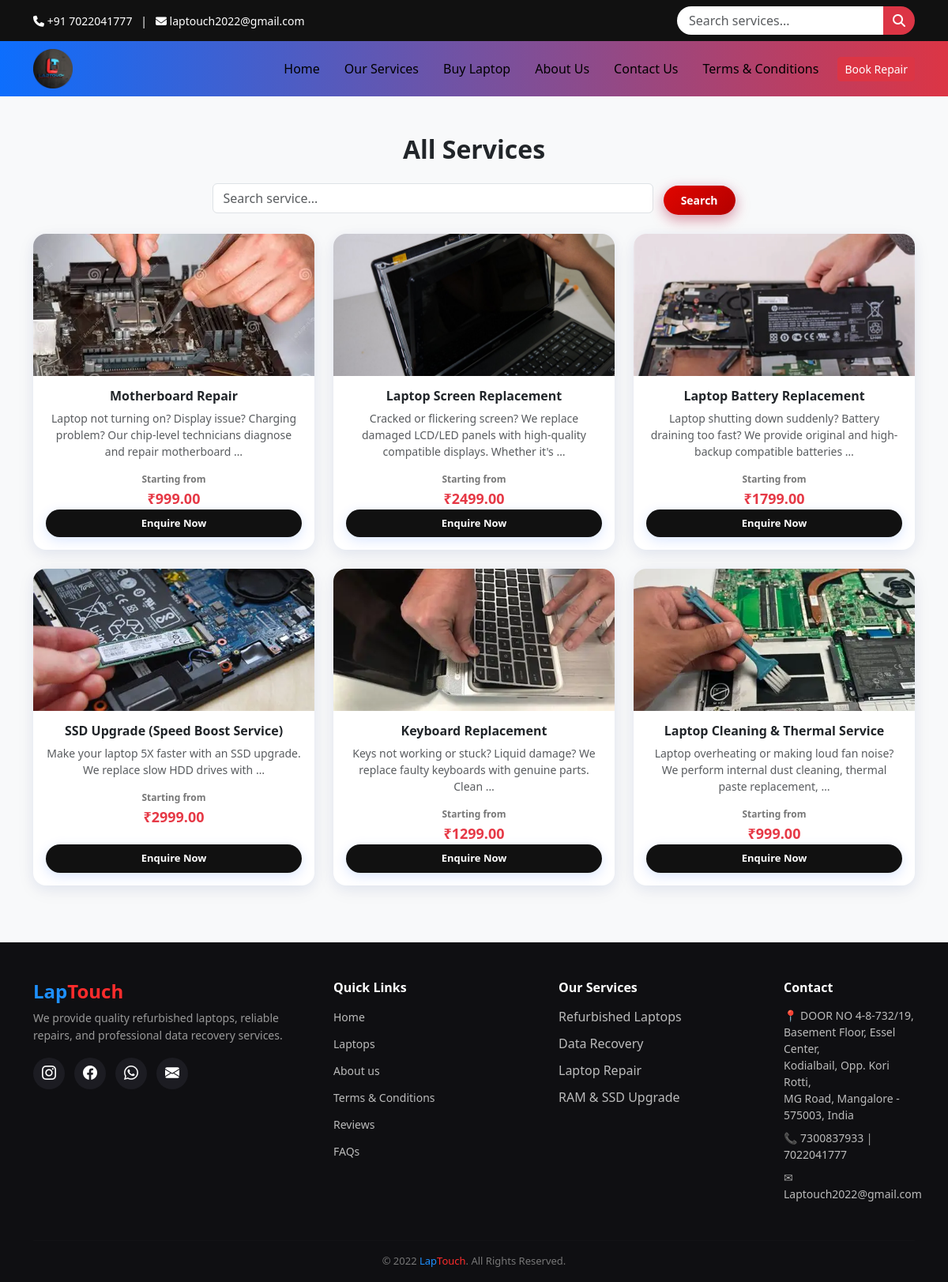
Page /services/ on the committed database.
### website/models.py (models this page shows, shortened)
class Service(models.Model):
    name = models.CharField(max_length=200)
    description = models.TextField()
    starting_price = models.DecimalField(max_digits=10, decimal_places=2)
    image = models.ImageField(upload_to='services/', blank=True, null=True)
    is_active = models.BooleanField(default=True)

### website/views.py (the view)
# urls.py: path('services/', views.all_services, name='all_services'),
def all_services(request):   # <-- MUST MATCH URL
    query = request.GET.get("q")
    if query:
        services = Service.objects.filter(name__icontains=query)
    else:
        services = Service.objects.all()
    return render(request, "all_services.html", {"services": services})

### templates/all_services.html
{% extends 'base.html' %}
{% load static %}
{% block content %}
<section class="py-5">
    <div class="container">
        <h2 class="text-center fw-bold mb-4">All Services</h2>
        <form method="GET" class="mb-4 text-center">
            <input type="text" name="q" placeholder="Search service..."
                   class="form-control w-50 d-inline-block">
            <button type="submit" class="btn explore-btn ms-2">
                Search
            </button>
        </form>
        <div class="row">
            {% for service in services %}
            <div class="col-lg-4 col-md-6 col-6 mb-4">
                <div class="card service-card h-100">
                    {% if service.image %}
                    <img src="{{ service.image.url }}" class="card-img-top" alt="{{ service.name }}">
                    {% endif %}
                    <div class="card-body text-center d-flex flex-column">
                        <h6 class="fw-bold">{{ service.name }}</h6>
                        <p class="small text-muted">
                            {{ service.description|truncatewords:15 }}
                        </p>
                        <div class="price">
    <small>Starting from</small>
    ₹{{ service.starting_price }}
</div>
                        <a href="https://wa.me/917022041777?text=Hello%20LapTouch%0A%0AService:%20{{ service.name }}%0AStarting%20Price:%20₹{{ service.starting_price }}%0A%0APlease%20share%20more%20details."
                           class="btn enquire-btn mt-auto"
                           target="_blank">
                           Enquire Now
                        </a>
                    </div>
                </div>
            </div>
            {% empty %}
            <p class="text-center">No services found.</p>
            {% endfor %}
        </div>
    </div>
</section>
{% endblock %}

### templates/base.html (shortened to what this page needs)
{% load static %}
<!DOCTYPE html>
<html lang="en">
<head>
    <link href="https://cdn.jsdelivr.net/npm/bootstrap@5.3.2/dist/css/bootstrap.min.css" rel="stylesheet">
    <link rel="stylesheet" href="https://cdnjs.cloudflare.com/ajax/libs/font-awesome/6.5.0/css/all.min.css">
    <link href="https://cdn.jsdelivr.net/npm/bootstrap-icons@1.11.3/font/bootstrap-icons.css" rel="stylesheet">
    <link rel="stylesheet" href="{% static 'css/style.css' %}">
</head>
<body>
    <div class="top-bar">
        <div class="container d-flex justify-content-between align-items-center">
            <div class="top-contact">
                <i class="fa fa-phone"></i> +91 7022041777
                &nbsp; | &nbsp;
                <i class="fa fa-envelope"></i> laptouch2022@gmail.com
            </div>
            <div class="top-search">
                <form class="d-flex">
                    <input class="form-control search-top" type="search" placeholder="Search services...">
                    <button class="btn btn-search">
                        <i class="fa fa-search"></i>
                    </button>
                </form>
            </div>
        </div>
    </div>
    <nav class="navbar navbar-expand-lg navbar-dark main-navbar">
        <div class="container">
            <a class="navbar-brand d-flex align-items-center" href="/">
                <img src="{% static 'images/laptouch.png' %}" class="navbar-logo">
            </a>
            <div class="collapse navbar-collapse" id="navbarNav">
                <ul class="navbar-nav ms-auto align-items-center">
                    <li class="nav-item"><a class="nav-link" href="/">Home</a></li>
                    <li class="nav-item"><a class="nav-link" href="/services">Our Services</a></li>
                    <li class="nav-item"><a class="nav-link" href="/laptops">Buy Laptop</a></li>
                    <li class="nav-item"><a class="nav-link" href="/about">About Us</a></li>
                    <li class="nav-item"><a class="nav-link" href="/contact">Contact Us</a></li>
                    <li class="nav-item"><a class="nav-link" href="/terms">Terms & Conditions</a></li>
                    <li class="nav-item ms-3">
                        <a href="{% url 'book_repair' %}" class="btn btn-danger btn-sm">
                            Book Repair
                        </a>
                    </li>
                </ul>
            </div>
        </div>
    </nav>
    {% block content %}{% endblock %}
    <footer class="footer-modern pt-5 pb-3">
        <div class="container">
            <div class="row">
                <div class="col-lg-4 col-md-6 mb-4">
                    <h4 class="brand-logo">
                        <span class="brand-blue">Lap</span><span class="brand-red">Touch</span>
                    </h4>
                    <p class="footer-text">
                        We provide quality refurbished laptops, reliable repairs,
                        and professional data recovery services.
                    </p>
                    <div class="social-icons mt-3">
                        <a href="https://www.instagram.com/laptouch2022?igsh=OGFzMzNrb245aXRw"
                            class="social-btn instagram"><i class="bi bi-instagram"></i></a>
                        <a href="https://www.facebook.com/share/1CZfgrUH1g/" class="social-btn facebook"><i
                                class="bi bi-facebook"></i></a>
                        <a href="https://wa.me/917022041777" target="_blank" class="social-btn whatsapp">
                            <i class="bi bi-whatsapp"></i>
                        </a>
                        <a href="mailto:laptouch2022@gmail.com" class="social-btn mail">
                            <i class="bi bi-envelope-fill"></i>
                        </a>
                    </div>
                </div>
                <div class="col-lg-3 col-md-6 mb-4">
                    <h6 class="footer-heading">Quick Links</h6>
                    <ul class="footer-links">
                        <li><a href="{% url 'home' %}">Home</a></li>
                        <li><a href="{% url 'all_laptops' %}">Laptops</a></li>
                        <li><a href="{% url 'about' %}">About us</a></li>
                        <li><a href="{% url 'terms' %}">Terms & Conditions</a></li>
                        <li><a href="{% url 'review_page' %}">Reviews</a></li>
                        <li><a href="{% url 'faq' %}">FAQs</a></li>
                    </ul>
                </div>
                <div class="col-lg-3 col-md-6 mb-4">
                    <h6 class="footer-heading">Our Services</h6>
                    <ul class="footer-links">
                        <li>Refurbished Laptops</li>
                        <li>Data Recovery</li>
                        <li>Laptop Repair</li>
                        <li>RAM & SSD Upgrade</li>
                    </ul>
                </div>
                <div class="col-lg-2 col-md-6 mb-4">
                    <h6 class="footer-heading">Contact</h6>
                    <p class="footer-contact">
                        📍
                        <a href="https://www.google.com/maps/search/?api=1&query=DOOR+NO+4-8-732/19+Basement+Floor+Essel+Center+Kodialbail+Opp+Kori+Rotti+MG+Road+Mangalore+575003+India"
                            target="_blank">
                            DOOR NO 4-8-732/19,<br>
                            Basement Floor, Essel Center,<br>
                            Kodialbail, Opp. Kori Rotti,<br>
                            MG Road, Mangalore - 575003, India
                        </a>
                    </p>
                    <p class="footer-contact">
                        📞
                        <a href="tel:+917300837933">7300837933</a> |
                        <a href="tel:+917022041777">7022041777</a>
                    </p>
                    <p class="footer-contact">
                        ✉
                        <a href="mailto:Laptouch2022@gmail.com">
                            Laptouch2022@gmail.com
                        </a>
                    </p>
                </div>
            </div>
            <hr class="footer-divider">
            <div class="text-center footer-bottom">
                © 2022 <span class="brand-blue">Lap</span><span class="brand-red">Touch</span>. All Rights Reserved.
            </div>
        </div>
    </footer>
</body>
</html>

### static/css/style.css (style rules this page uses)
body { font-family: 'Segoe UI', sans-serif; background-color: #f8f9fa; margin: 0; }
.top-bar { background-color: #111; color: white; padding: 8px 0; font-size: 14px; }
.search-top { border-radius: 20px 0 0 20px; border: none; padding: 6px 15px; }
.btn-search { background-color: #DC3545; color: white; border-radius: 0 20px 20px 0; border: none; padding: 6px 12px; }
.main-navbar { background: linear-gradient(90deg, #0D6EFD, #DC3545); }
.navbar { padding-top: 5px; padding-bottom: 5px; }
.navbar-brand { font-size: 24px; }
.navbar-logo { height: 50px; width: auto; object-fit: contain; }
.nav-link { color: black !important; font-weight: 500; margin-left: 15px; }
.service-card { border: none; border-top: 4px solid #0D6EFD; transition: 0.3s; }
.footer-modern { background: #0f0f12; color: #bbb; }
.brand-logo { font-weight: 700; }
.brand-blue { color: #1e90ff; }
.brand-red { color: #ff2c2c; }
.footer-text { font-size: 14px; color: #999; line-height: 1.6; }
.footer-heading { color: #ffffff; font-weight: 600; margin-bottom: 15px; }
.footer-links { list-style: none; padding: 0; }
.footer-links li { margin-bottom: 10px; }
.footer-links a { text-decoration: none; color: #bbb; font-size: 14px; transition: all 0.3s ease; }
.footer-contact { font-size: 14px; color: #aaa; margin-bottom: 8px; }
.footer-divider { border-color: #222; }
.footer-bottom { font-size: 13px; color: #777; }
.social-icons { display: flex; gap: 12px; }
.social-btn { width: 40px; height: 40px; background: #1c1c22; display: flex; align-items: center; justify-content: center; border-radius: 50%; color: #fff; font-size: 18px; transition: 0.3s ease; }
.footer-contact a { color: #bbb; text-decoration: none; transition: 0.3s ease; }
.brand-logo { padding: 0; background: none; box-shadow: none; }
.service-card { border: none; border-radius: 16px; overflow: hidden; transition: all 0.35s ease; background: #ffffff; box-shadow: 0 6px 25px rgba(0,0,0,0.06), 0 4px 15px rgba(0, 80, 255, 0.05); }
.service-card img { height: 180px; object-fit: cover; }
.price { font-weight: 700; color: #e10600; font-size: 18px; }
.price small { display: block; font-size: 12px; color: #777; margin-bottom: 2px; }
.explore-btn { background: linear-gradient( 135deg, #e10600, #b30000 ); color: #fff; border-radius: 30px; padding: 8px 22px; font-size: 14px; font-weight: 600; border: none; transition: all 0.3s ease; box-shadow: 0 6px 18px rgba(225, 6, 0, 0.35), 0 4px 15px rgba(0, 90, 255, 0.15); }
.enquire-btn { background: #111; color: #fff; border-radius: 30px; padding: 8px 18px; font-size: 13px; font-weight: 600; border: none; transition: all 0.3s ease; box-shadow: 0 4px 15px rgba(0, 90, 255, 0.15); }
.price { color: #e63946; font-weight: bold; font-size: 18px; }

### rows in the picture
Service: image (picture), name "Motherboard Repair", description "Laptop not turning on? Display issue? Charging problem? Our chip-level technicians diagnose and repair motherboard …", starting_price "999.00"
Service: image (picture), name "Laptop Screen Replacement", description "Cracked or flickering screen? We replace damaged LCD/LED panels with high-quality compatible displays. Whether it's …", starting_price "2499.00"
Service: image (picture), name "Laptop Battery Replacement", description "Laptop shutting down suddenly? Battery draining too fast? We provide original and high-backup compatible batteries …", starting_price "1799.00"
Service: image (picture), name "SSD Upgrade (Speed Boost Service)", description "Make your laptop 5X faster with an SSD upgrade. We replace slow HDD drives with …", starting_price "2999.00"
Service: image (picture), name "Keyboard Replacement", description "Keys not working or stuck? Liquid damage? We replace faulty keyboards with genuine parts. Clean …", starting_price "1299.00"
Service: image (picture), name "Laptop Cleaning & Thermal Service", description "Laptop overheating or making loud fan noise? We perform internal dust cleaning, thermal paste replacement, …", starting_price "999.00"
